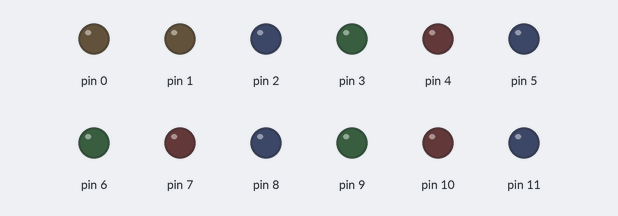
Recording of a sketch running on a simulated Arduino Uno, built with avr-gcc and run on an emulated ATmega328P. On the bench: output pins drawn as LEDs (lit = HIGH).

Above: at 0.1 s.
At 3.6 s:
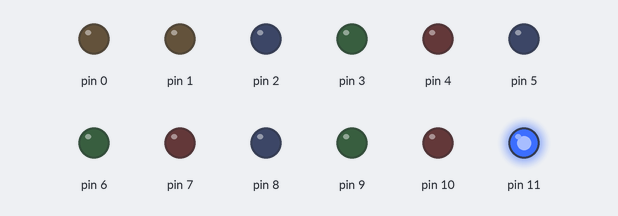
At 7.6 s:
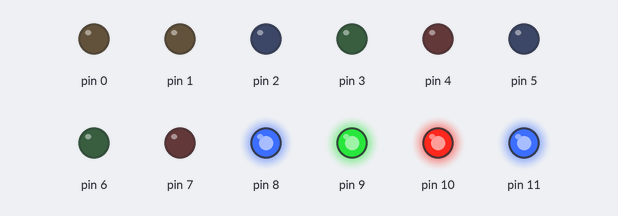
At 11.6 s:
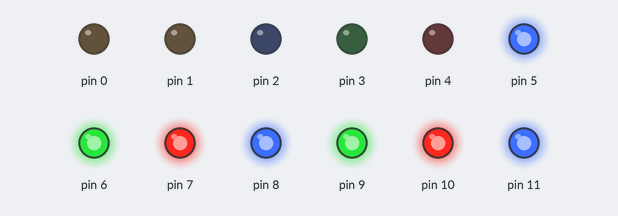
At 25.6 s:
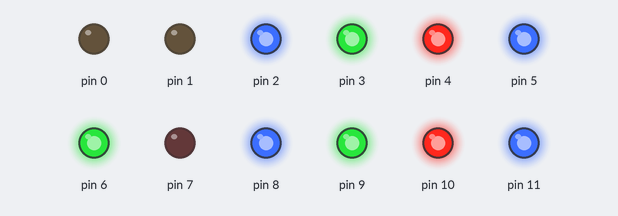
At 39.75 s:
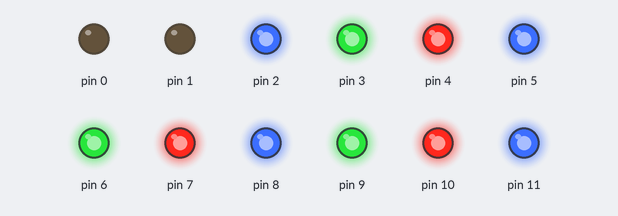
Timing chart, 0 to 40.0 s (numbered marks = the images above):
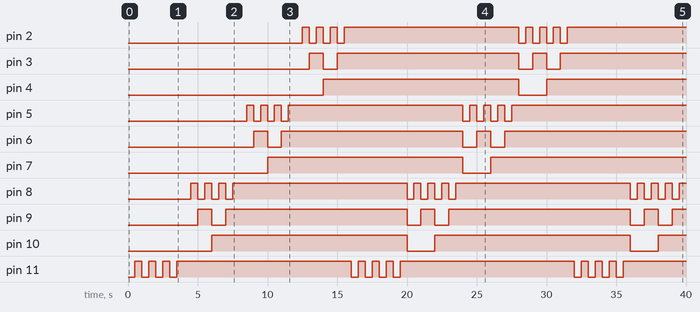

Measured:
- by itself, pin 2, pin 5: goes 3 × (HIGH 0.50 s, LOW 0.50 s), HIGH 12.5 s, 3 × (LOW 0.50 s, HIGH 0.50 s), LOW 0.50 s, then HIGH
- by itself, pin 3, pin 6: goes HIGH 1.0 s, LOW 1.0 s, HIGH 13.0 s, LOW 1.0 s, HIGH 1.0 s, LOW 1.0 s, then HIGH
- by itself, pin 4: LOW → HIGH at 14.0 s, → LOW 14.0 s later, → HIGH 2.0 s later
- by itself, pin 7: LOW → HIGH at 10.0 s, → LOW 14.0 s later, → HIGH 2.0 s later
- by itself, pin 8, pin 11: repeats every 16.0 s: 2 × (LOW 0.50 s, HIGH 0.50 s), LOW 0.50 s, HIGH 12.5 s, LOW 0.50 s, HIGH 0.50 s
- by itself, pin 9: repeats every 16.0 s: LOW 1.0 s, HIGH 13.0 s, LOW 1.0 s, HIGH 1.0 s
- by itself, pin 10: alternates HIGH for 14.0 s and LOW for 2.0 s

The sketch:

sketch.ino
```cpp
const int L1R = 13;
const int L1G = 12;
const int L1B = 11;

const int L2R = 10;
const int L2G = 9;
const int L2B = 8;

const int L3R = 7;
const int L3G = 6;
const int L3B = 5;

const int L4R = 4;
const int L4G = 3;
const int L4B = 2;

void setup() {


  for(int i=0; i<=11; i++){
    pinMode(i, OUTPUT);
  }

   for(int i=0; i<=11; i++){
    digitalWrite(i, LOW);
  }


}

void setColors(int redPin, int greenPin, int bluePin, int redValue, int greenValue, int blueValue) {
  digitalWrite(redPin, redValue);
  digitalWrite(greenPin, greenValue);
  digitalWrite(bluePin, blueValue);
}

void loop() {
  int colors[8][3] = {
    {LOW, LOW, LOW},
    {LOW, LOW, HIGH},
    {LOW, HIGH, LOW},
    {LOW, HIGH, HIGH},
    {HIGH, LOW, LOW},
    {HIGH, LOW, HIGH},
    {HIGH, HIGH, LOW},
    {HIGH, HIGH, HIGH}
  };

  int d=500;
  int d2=400;

  for (int i = 0; i < 8; i++) {
    setColors(L1R, L1G, L1B, colors[i][0], colors[i][1], colors[i][2]);
    delay(d);
  }

  for (int i = 0; i < 8; i++) {
    setColors(L2R, L2G, L2B, colors[i][0], colors[i][1], colors[i][2]);
    delay(d);
  }

  for (int i = 0; i < 8; i++) {
    setColors(L3R, L3G, L3B, colors[i][0], colors[i][1], colors[i][2]);
    delay(d);
  }

  for (int i = 0; i < 8; i++) {
    setColors(L4R, L4G, L4B, colors[i][0], colors[i][1], colors[i][2]);
    delay(d);
  }


 for (int i = 8; i < 0; i--) {
    setColors(L1R, L1G, L1B, colors[i][0], colors[i][1], colors[i][2]);
    delay(d2);
  }


 for (int i = 8; i < 0; i--) {
    setColors(L2R, L2G, L2B, colors[i][0], colors[i][1], colors[i][2]);
    delay(d2);
  }


for (int i = 8; i < 0; i--) {
    setColors(L3R, L3G, L3B, colors[i][0], colors[i][1], colors[i][2]);
    delay(d2);
  }


  for (int i = 8; i <0; i--) {
    setColors(L4R, L4G, L4B, colors[i][0], colors[i][1], colors[i][2]);
    delay(d2);
  }


}
```
